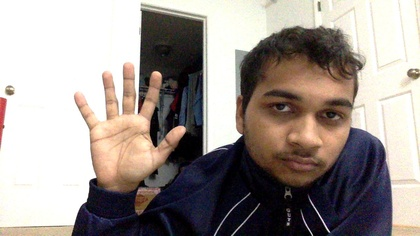
%> input picture rgb image.jpg, 420 x 236 px, shrunk from 1280 x 720 before the run
$ octave --eval "result = blueChrominanceComputation(rgb2gray(imread('../../rgb image.jpg')));"   (GNU Octave 9; MATLAB toolbox functions it lacks are replaced by stand-ins)
%> lines starting %> are read from the running program, lines starting %| are printed output that depends on the picture; in (x1, y1, x2, y2) boxes, pixels count from 0 and x2, y2 are one past the last pixel; in counts of white or black regions, pixels touching at a corner belong together; the program's own positions count from 1
function output = blueChrominanceComputation(inputImage)

[height, width] = size(inputImage);
%> height = 236; width = 420

segmentedImage = false(height,width);

% Treat for gaussian noise
sigma = 1.5;
gaussianFilteredInputImage = imgaussfilt(inputImage,sigma);
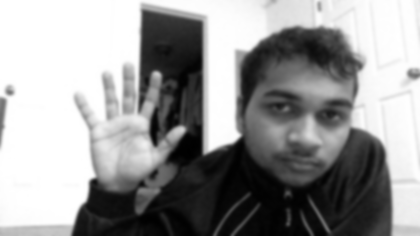
%> gaussianFilteredInputImage: size 236x420 uint8; min 0, max 255, mean 152.2
edgesImage = edge(gaussianFilteredInputImage,'canny');
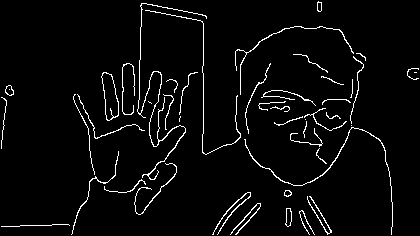
%> edgesImage: size 236x420 logical; 3.8% white in thin lines or dots
edgesImage = imdilate(edgesImage, strel('sphere',2));
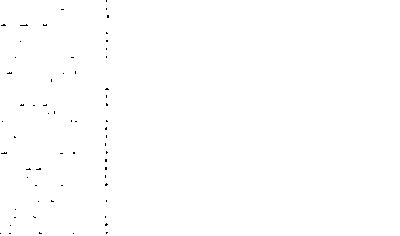
%> edgesImage: size 236x400 logical; 99.8% white; black in thin lines or dots, all inside (x1, y1, x2, y2) = (0, 0, 109, 234)

for r = 1: height
    for c = 1 : width
        if (inputImage(r,c) >= 100 && inputImage(r,c) <= 120 && ~edgesImage(r,c))
            segmentedImage(r,c) = true;
        else
            segmentedImage(r,c) = false;
        end
    end
end

segmentedImage=bwareaopen(segmentedImage,200);
segmentedImage=imdilate(segmentedImage,strel('sphere',2));
segmentedImage=imfill(segmentedImage,'holes');

% avoiding to flood fill back ground by eliminating large areas as it was
% removing skin segments as well

% Treat for salt and pepper like noise
segmentedImage = medfilt2(segmentedImage, [5,5]);

imwrite(segmentedImage,'Cb segmentaion image.png');

output = segmentedImage;
end
%> (the run ends here)
